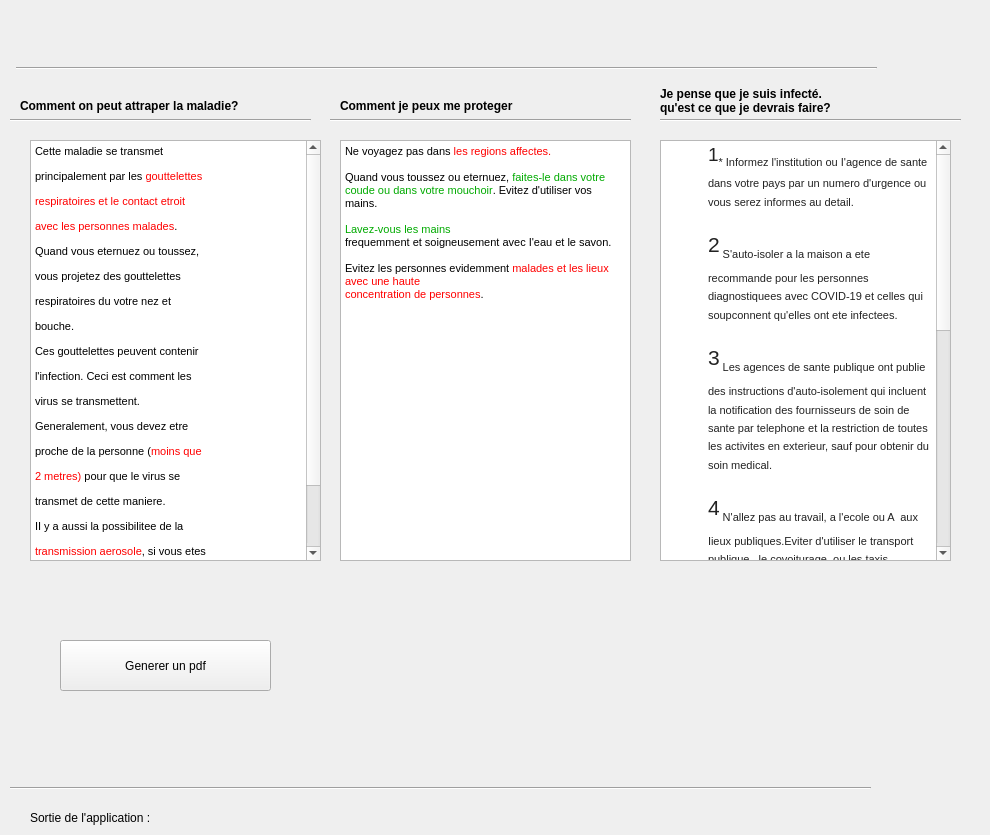
   <widget class="QWidget" name="tab_4">
    <attribute name="title">
     <string>Aide Covid-19</string>
    </attribute>
    <widget class="Line" name="line_16">
     <property name="geometry">
      <rect>
       <x>16</x>
       <y>60</y>
       <width>861</width>
       <height>16</height>
      </rect>
     </property>
     <property name="orientation">
      <enum>Qt::Horizontal</enum>
     </property>
    </widget>
    <widget class="QLabel" name="label_IDCongeEmploye_5">
     <property name="geometry">
      <rect>
       <x>20</x>
       <y>90</y>
       <width>321</width>
       <height>31</height>
      </rect>
     </property>
     <property name="font">
      <font>
       <weight>75</weight>
       <bold>true</bold>
      </font>
     </property>
     <property name="text">
      <string>Comment on peut attraper la maladie?</string>
     </property>
    </widget>
    <widget class="Line" name="line_17">
     <property name="geometry">
      <rect>
       <x>10</x>
       <y>780</y>
       <width>861</width>
       <height>16</height>
      </rect>
     </property>
     <property name="orientation">
      <enum>Qt::Horizontal</enum>
     </property>
    </widget>
    <widget class="QLabel" name="label_SortieApplicationMessage_4">
     <property name="geometry">
      <rect>
       <x>30</x>
       <y>810</y>
       <width>181</width>
       <height>16</height>
      </rect>
     </property>
     <property name="text">
      <string>Sortie de l'application :</string>
     </property>
    </widget>
    <widget class="QLabel" name="SortieApplicationPointage">
     <property name="geometry">
      <rect>
       <x>170</x>
       <y>810</y>
       <width>601</width>
       <height>16</height>
      </rect>
     </property>
     <property name="text">
      <string/>
     </property>
    </widget>
    <widget class="QLabel" name="label_RechercherPointageControl">
     <property name="geometry">
      <rect>
       <x>600</x>
       <y>140</y>
       <width>21</width>
       <height>21</height>
      </rect>
     </property>
     <property name="text">
      <string/>
     </property>
    </widget>
    <widget class="QLabel" name="label_105">
     <property name="geometry">
      <rect>
       <x>170</x>
       <y>10</y>
       <width>551</width>
       <height>51</height>
      </rect>
     </property>
     <property name="text">
      <string/>
     </property>
     <property name="pixmap">
      <pixmap>graphique.jpg</pixmap>
     </property>
    </widget>
    <widget class="Line" name="line_34">
     <property name="geometry">
      <rect>
       <x>10</x>
       <y>110</y>
       <width>301</width>
       <height>20</height>
      </rect>
     </property>
     <property name="orientation">
      <enum>Qt::Horizontal</enum>
     </property>
    </widget>
    <widget class="QTextEdit" name="textEdit_PaiementResponsable_5">
     <property name="geometry">
      <rect>
       <x>30</x>
       <y>140</y>
       <width>291</width>
       <height>421</height>
      </rect>
     </property>
     <property name="html">
      <string>&lt;!DOCTYPE HTML PUBLIC &quot;-//W3C//DTD HTML 4.0//EN&quot; &quot;http://www.w3.org/TR/REC-html40/strict.dtd&quot;&gt;
&lt;html&gt;&lt;head&gt;&lt;meta name=&quot;qrichtext&quot; content=&quot;1&quot; /&gt;&lt;style type=&quot;text/css&quot;&gt;
p, li { white-space: pre-wrap; }
&lt;/style&gt;&lt;/head&gt;&lt;body style=&quot; font-family:'MS Shell Dlg 2'; font-size:8pt; font-weight:400; font-style:normal;&quot;&gt;
&lt;p style=&quot; margin-top:12px; margin-bottom:12px; margin-left:0px; margin-right:0px; -qt-block-indent:0; text-indent:0px;&quot;&gt;&lt;span style=&quot; font-family:'MS Shell Dlg 2';&quot;&gt;Cette maladie se transmet&lt;/span&gt;&lt;/p&gt;
&lt;p style=&quot; margin-top:12px; margin-bottom:12px; margin-left:0px; margin-right:0px; -qt-block-indent:0; text-indent:0px;&quot;&gt;&lt;span style=&quot; font-family:'MS Shell Dlg 2';&quot;&gt;principalement par les &lt;/span&gt;&lt;span style=&quot; font-family:'MS Shell Dlg 2'; color:#ff0000;&quot;&gt;gouttelettes&lt;/span&gt;&lt;/p&gt;
&lt;p style=&quot; margin-top:12px; margin-bottom:12px; margin-left:0px; margin-right:0px; -qt-block-indent:0; text-indent:0px;&quot;&gt;&lt;span style=&quot; font-family:'MS Shell Dlg 2'; color:#ff0000;&quot;&gt;respiratoires et le contact etroit&lt;/span&gt;&lt;/p&gt;
&lt;p style=&quot; margin-top:12px; margin-bottom:12px; margin-left:0px; margin-right:0px; -qt-block-indent:0; text-indent:0px;&quot;&gt;&lt;span style=&quot; font-family:'MS Shell Dlg 2'; color:#ff0000;&quot;&gt;avec les personnes malades&lt;/span&gt;&lt;span style=&quot; font-family:'MS Shell Dlg 2';&quot;&gt;.&lt;/span&gt;&lt;/p&gt;
&lt;p style=&quot; margin-top:12px; margin-bottom:12px; margin-left:0px; margin-right:0px; -qt-block-indent:0; text-indent:0px;&quot;&gt;&lt;span style=&quot; font-family:'MS Shell Dlg 2';&quot;&gt;Quand vous eternuez ou toussez,&lt;/span&gt;&lt;/p&gt;
&lt;p style=&quot; margin-top:12px; margin-bottom:12px; margin-left:0px; margin-right:0px; -qt-block-indent:0; text-indent:0px;&quot;&gt;&lt;span style=&quot; font-family:'MS Shell Dlg 2';&quot;&gt;vous projetez des gouttelettes&lt;/span&gt;&lt;/p&gt;
&lt;p style=&quot; margin-top:12px; margin-bottom:12px; margin-left:0px; margin-right:0px; -qt-block-indent:0; text-indent:0px;&quot;&gt;&lt;span style=&quot; font-family:'MS Shell Dlg 2';&quot;&gt;respiratoires du votre nez et&lt;/span&gt;&lt;/p&gt;
&lt;p style=&quot; margin-top:12px; margin-bottom:12px; margin-left:0px; margin-right:0px; -qt-block-indent:0; text-indent:0px;&quot;&gt;&lt;span style=&quot; font-family:'MS Shell Dlg 2';&quot;&gt;bouche.&lt;/span&gt;&lt;/p&gt;
&lt;p style=&quot; margin-top:12px; margin-bottom:12px; margin-left:0px; margin-right:0px; -qt-block-indent:0; text-indent:0px;&quot;&gt;&lt;span style=&quot; font-family:'MS Shell Dlg 2';&quot;&gt;Ces gouttelettes peuvent contenir&lt;/span&gt;&lt;/p&gt;
&lt;p style=&quot; margin-top:12px; margin-bottom:12px; margin-left:0px; margin-right:0px; -qt-block-indent:0; text-indent:0px;&quot;&gt;&lt;span style=&quot; font-family:'MS Shell Dlg 2';&quot;&gt;l'infection. Ceci est comment les&lt;/span&gt;&lt;/p&gt;
&lt;p style=&quot; margin-top:12px; margin-bottom:12px; margin-left:0px; margin-right:0px; -qt-block-indent:0; text-indent:0px;&quot;&gt;&lt;span style=&quot; font-family:'MS Shell Dlg 2';&quot;&gt;virus se transmettent.&lt;/span&gt;&lt;/p&gt;
&lt;p style=&quot; margin-top:12px; margin-bottom:12px; margin-left:0px; margin-right:0px; -qt-block-indent:0; text-indent:0px;&quot;&gt;&lt;span style=&quot; font-family:'MS Shell Dlg 2';&quot;&gt;Generalement, vous devez etre&lt;/span&gt;&lt;/p&gt;
&lt;p style=&quot; margin-top:12px; margin-bottom:12px; margin-left:0px; margin-right:0px; -qt-block-indent:0; text-indent:0px;&quot;&gt;&lt;span style=&quot; font-family:'MS Shell Dlg 2';&quot;&gt;proche de la personne (&lt;/span&gt;&lt;span style=&quot; font-family:'MS Shell Dlg 2'; color:#ff0000;&quot;&gt;moins que&lt;/span&gt;&lt;/p&gt;
&lt;p style=&quot; margin-top:12px; margin-bottom:12px; margin-left:0px; margin-right:0px; -qt-block-indent:0; text-indent:0px;&quot;&gt;&lt;span style=&quot; font-family:'MS Shell Dlg 2'; color:#ff0000;&quot;&gt;2 metres)&lt;/span&gt;&lt;span style=&quot; font-family:'MS Shell Dlg 2';&quot;&gt; pour que le virus se&lt;/span&gt;&lt;/p&gt;
&lt;p style=&quot; margin-top:12px; margin-bottom:12px; margin-left:0px; margin-right:0px; -qt-block-indent:0; text-indent:0px;&quot;&gt;&lt;span style=&quot; font-family:'MS Shell Dlg 2';&quot;&gt;transmet de cette maniere.&lt;/span&gt;&lt;/p&gt;
&lt;p style=&quot; margin-top:12px; margin-bottom:12px; margin-left:0px; margin-right:0px; -qt-block-indent:0; text-indent:0px;&quot;&gt;&lt;span style=&quot; font-family:'MS Shell Dlg 2';&quot;&gt;II y a aussi la possibilitee de la&lt;/span&gt;&lt;/p&gt;
&lt;p style=&quot; margin-top:12px; margin-bottom:12px; margin-left:0px; margin-right:0px; -qt-block-indent:0; text-indent:0px;&quot;&gt;&lt;span style=&quot; font-family:'MS Shell Dlg 2'; color:#ff0000;&quot;&gt;transmission aerosole&lt;/span&gt;&lt;span style=&quot; font-family:'MS Shell Dlg 2';&quot;&gt;, si vous etes&lt;/span&gt;&lt;/p&gt;
&lt;p style=&quot; margin-top:12px; margin-bottom:12px; margin-left:0px; margin-right:0px; -qt-block-indent:0; text-indent:0px;&quot;&gt;&lt;span style=&quot; font-family:'MS Shell Dlg 2';&quot;&gt;exposé a une haute concentration&lt;/span&gt;&lt;/p&gt;
&lt;p style=&quot; margin-top:12px; margin-bottom:12px; margin-left:0px; margin-right:0px; -qt-block-indent:0; text-indent:0px;&quot;&gt;&lt;span style=&quot; font-family:'MS Shell Dlg 2';&quot;&gt;pour une longue duree du temps et&lt;/span&gt;&lt;/p&gt;
&lt;p style=&quot; margin-top:12px; margin-bottom:12px; margin-left:0px; margin-right:0px; -qt-block-indent:0; text-indent:0px;&quot;&gt;&lt;span style=&quot; font-family:'MS Shell Dlg 2';&quot;&gt;dans un environnement clos.&lt;/span&gt;&lt;/p&gt;&lt;/body&gt;&lt;/html&gt;</string>
     </property>
    </widget>
    <widget class="Line" name="line_35">
     <property name="geometry">
      <rect>
       <x>330</x>
       <y>110</y>
       <width>301</width>
       <height>20</height>
      </rect>
     </property>
     <property name="orientation">
      <enum>Qt::Horizontal</enum>
     </property>
    </widget>
    <widget class="QTextEdit" name="textEdit_PaiementResponsable_6">
     <property name="geometry">
      <rect>
       <x>340</x>
       <y>140</y>
       <width>291</width>
       <height>421</height>
      </rect>
     </property>
     <property name="html">
      <string>&lt;!DOCTYPE HTML PUBLIC &quot;-//W3C//DTD HTML 4.0//EN&quot; &quot;http://www.w3.org/TR/REC-html40/strict.dtd&quot;&gt;
&lt;html&gt;&lt;head&gt;&lt;meta name=&quot;qrichtext&quot; content=&quot;1&quot; /&gt;&lt;style type=&quot;text/css&quot;&gt;
p, li { white-space: pre-wrap; }
&lt;/style&gt;&lt;/head&gt;&lt;body style=&quot; font-family:'MS Shell Dlg 2'; font-size:8pt; font-weight:400; font-style:normal;&quot;&gt;
&lt;p style=&quot; margin-top:0px; margin-bottom:0px; margin-left:0px; margin-right:0px; -qt-block-indent:0; text-indent:0px;&quot;&gt;&lt;span style=&quot; font-family:'MS Shell Dlg 2';&quot;&gt;Ne voyagez pas dans &lt;/span&gt;&lt;span style=&quot; font-family:'MS Shell Dlg 2'; color:#ff0000;&quot;&gt;les regions affectes.&lt;/span&gt;&lt;/p&gt;
&lt;p style=&quot;-qt-paragraph-type:empty; margin-top:0px; margin-bottom:0px; margin-left:0px; margin-right:0px; -qt-block-indent:0; text-indent:0px; font-family:'MS Shell Dlg 2';&quot;&gt;&lt;br /&gt;&lt;/p&gt;
&lt;p style=&quot; margin-top:0px; margin-bottom:0px; margin-left:0px; margin-right:0px; -qt-block-indent:0; text-indent:0px;&quot;&gt;&lt;span style=&quot; font-family:'MS Shell Dlg 2';&quot;&gt;Quand vous toussez ou eternuez,&lt;/span&gt;&lt;span style=&quot; font-family:'MS Shell Dlg 2'; color:#00aa00;&quot;&gt; faites-le dans votre coude ou dans votre mouchoir&lt;/span&gt;&lt;span style=&quot; font-family:'MS Shell Dlg 2';&quot;&gt;. Evitez d'utiliser vos mains.&lt;/span&gt;&lt;/p&gt;
&lt;p style=&quot;-qt-paragraph-type:empty; margin-top:0px; margin-bottom:0px; margin-left:0px; margin-right:0px; -qt-block-indent:0; text-indent:0px; font-family:'MS Shell Dlg 2';&quot;&gt;&lt;br /&gt;&lt;/p&gt;
&lt;p style=&quot; margin-top:0px; margin-bottom:0px; margin-left:0px; margin-right:0px; -qt-block-indent:0; text-indent:0px;&quot;&gt;&lt;span style=&quot; font-family:'MS Shell Dlg 2'; color:#00aa00;&quot;&gt;Lavez-vous les mains&lt;/span&gt;&lt;/p&gt;
&lt;p style=&quot; margin-top:0px; margin-bottom:0px; margin-left:0px; margin-right:0px; -qt-block-indent:0; text-indent:0px;&quot;&gt;&lt;span style=&quot; font-family:'MS Shell Dlg 2';&quot;&gt;frequemment et soigneusement avec I'eau et le savon.&lt;/span&gt;&lt;/p&gt;
&lt;p style=&quot;-qt-paragraph-type:empty; margin-top:0px; margin-bottom:0px; margin-left:0px; margin-right:0px; -qt-block-indent:0; text-indent:0px; font-family:'MS Shell Dlg 2';&quot;&gt;&lt;br /&gt;&lt;/p&gt;
&lt;p style=&quot; margin-top:0px; margin-bottom:0px; margin-left:0px; margin-right:0px; -qt-block-indent:0; text-indent:0px;&quot;&gt;&lt;span style=&quot; font-family:'MS Shell Dlg 2';&quot;&gt;Evitez les personnes evidemment &lt;/span&gt;&lt;span style=&quot; font-family:'MS Shell Dlg 2'; color:#ff0000;&quot;&gt;malades et les lieux avec une haute&lt;/span&gt;&lt;/p&gt;
&lt;p style=&quot; margin-top:0px; margin-bottom:0px; margin-left:0px; margin-right:0px; -qt-block-indent:0; text-indent:0px;&quot;&gt;&lt;span style=&quot; font-family:'MS Shell Dlg 2'; color:#ff0000;&quot;&gt;concentration de personnes&lt;/span&gt;&lt;span style=&quot; font-family:'MS Shell Dlg 2';&quot;&gt;.&lt;/span&gt;&lt;/p&gt;
&lt;p style=&quot;-qt-paragraph-type:empty; margin-top:0px; margin-bottom:0px; margin-left:0px; margin-right:0px; -qt-block-indent:0; text-indent:0px; font-family:'MS Shell Dlg 2';&quot;&gt;&lt;br /&gt;&lt;/p&gt;&lt;/body&gt;&lt;/html&gt;</string>
     </property>
    </widget>
    <widget class="QTextEdit" name="textEdit_PaiementResponsable_7">
     <property name="geometry">
      <rect>
       <x>660</x>
       <y>140</y>
       <width>291</width>
       <height>421</height>
      </rect>
     </property>
     <property name="html">
      <string>&lt;!DOCTYPE HTML PUBLIC &quot;-//W3C//DTD HTML 4.0//EN&quot; &quot;http://www.w3.org/TR/REC-html40/strict.dtd&quot;&gt;
&lt;html&gt;&lt;head&gt;&lt;meta name=&quot;qrichtext&quot; content=&quot;1&quot; /&gt;&lt;style type=&quot;text/css&quot;&gt;
p, li { white-space: pre-wrap; }
&lt;/style&gt;&lt;/head&gt;&lt;body style=&quot; font-family:'MS Shell Dlg 2'; font-size:8pt; font-weight:400; font-style:normal;&quot;&gt;
&lt;p style=&quot; margin-top:0px; margin-bottom:0px; margin-left:43px; margin-right:0px; -qt-block-indent:0; text-indent:0px; line-height:102%; background-color:#ffffff;&quot;&gt;&lt;span style=&quot; font-family:'Arial','Helvetica','sans-serif'; font-size:22pt; color:#222222; background-color:#ffffff; vertical-align:super;&quot;&gt;1&lt;/span&gt;&lt;span style=&quot; font-family:'Arial','Helvetica','sans-serif'; font-size:12pt; color:#222222; background-color:#ffffff; vertical-align:super;&quot;&gt;* Informez l'institution ou I'agence de sante dans votre pays par un numero d'urgence ou vous serez informes au detail. &lt;/span&gt;&lt;/p&gt;
&lt;p style=&quot;-qt-paragraph-type:empty; margin-top:0px; margin-bottom:0px; margin-left:43px; margin-right:0px; -qt-block-indent:0; text-indent:0px; line-height:102%; font-family:'Arial','Helvetica','sans-serif'; font-size:12pt; color:#222222; background-color:#ffffff; vertical-align:super;&quot;&gt;&lt;br /&gt;&lt;/p&gt;
&lt;p style=&quot; margin-top:0px; margin-bottom:0px; margin-left:43px; margin-right:0px; -qt-block-indent:0; text-indent:0px; line-height:102%; background-color:#ffffff;&quot;&gt;&lt;span style=&quot; font-family:'Arial','Helvetica','sans-serif'; font-size:24pt; color:#222222; background-color:#ffffff; vertical-align:super;&quot;&gt;2&lt;/span&gt;&lt;span style=&quot; font-family:'Arial','Helvetica','sans-serif'; font-size:12pt; color:#222222; background-color:#ffffff; vertical-align:super;&quot;&gt; S'auto-isoler a la maison a ete recommande pour les personnes diagnostiquees avec COVID-19 et celles qui soupconnent qu'elles ont ete infectees. &lt;/span&gt;&lt;/p&gt;
&lt;p style=&quot;-qt-paragraph-type:empty; margin-top:0px; margin-bottom:0px; margin-left:43px; margin-right:0px; -qt-block-indent:0; text-indent:0px; line-height:102%; font-family:'Arial','Helvetica','sans-serif'; font-size:12pt; color:#222222; background-color:#ffffff; vertical-align:super;&quot;&gt;&lt;br /&gt;&lt;/p&gt;
&lt;p style=&quot; margin-top:0px; margin-bottom:0px; margin-left:43px; margin-right:0px; -qt-block-indent:0; text-indent:0px; line-height:102%; background-color:#ffffff;&quot;&gt;&lt;span style=&quot; font-family:'Arial','Helvetica','sans-serif'; font-size:24pt; color:#222222; background-color:#ffffff; vertical-align:super;&quot;&gt;3&lt;/span&gt;&lt;span style=&quot; font-family:'Arial','Helvetica','sans-serif'; font-size:12pt; color:#222222; background-color:#ffffff; vertical-align:super;&quot;&gt; Les agences de sante publique ont publie des instructions d'auto-isolement qui incluent la notification des fournisseurs de soin de sante par telephone et la restriction de toutes les activites en exterieur, sauf pour obtenir du soin medical. &lt;/span&gt;&lt;/p&gt;
&lt;p style=&quot;-qt-paragraph-type:empty; margin-top:0px; margin-bottom:0px; margin-left:43px; margin-right:0px; -qt-block-indent:0; text-indent:0px; line-height:102%; font-family:'Arial','Helvetica','sans-serif'; font-size:12pt; color:#222222; background-color:#ffffff; vertical-align:super;&quot;&gt;&lt;br /&gt;&lt;/p&gt;
&lt;p style=&quot; margin-top:0px; margin-bottom:0px; margin-left:43px; margin-right:0px; -qt-block-indent:0; text-indent:0px; line-height:102%; background-color:#ffffff;&quot;&gt;&lt;span style=&quot; font-family:'Arial','Helvetica','sans-serif'; font-size:24pt; color:#222222; background-color:#ffffff; vertical-align:super;&quot;&gt;4&lt;/span&gt;&lt;span style=&quot; font-family:'Arial','Helvetica','sans-serif'; font-size:12pt; color:#222222; background-color:#ffffff; vertical-align:super;&quot;&gt; N'allez pas au travail, a l'ecole ou A  aux Iieux publiques.Eviter d'utiliser le transport publique , le covoiturage, ou les taxis.&lt;/span&gt;&lt;/p&gt;
&lt;p style=&quot;-qt-paragraph-type:empty; margin-top:0px; margin-bottom:0px; margin-left:43px; margin-right:0px; -qt-block-indent:0; text-indent:0px; line-height:102%; font-family:'Arial','Helvetica','sans-serif'; font-size:12pt; color:#222222; background-color:#ffffff; vertical-align:super;&quot;&gt;&lt;br /&gt;&lt;/p&gt;
&lt;p style=&quot;-qt-paragraph-type:empty; margin-top:0px; margin-bottom:0px; margin-left:43px; margin-right:0px; -qt-block-indent:0; text-indent:0px; line-height:102%; font-family:'Arial','Helvetica','sans-serif'; font-size:12pt; color:#222222; background-color:#ffffff; vertical-align:super;&quot;&gt;&lt;br /&gt;&lt;/p&gt;
&lt;table border=&quot;0&quot; style=&quot; border-color:#000000; margin-top:0px; margin-bottom:0px; margin-left:0px; margin-right:0px; border-collapse:collapse;&quot; cellspacing=&quot;2&quot; cellpadding=&quot;0&quot; bgcolor=&quot;#ffffff&quot;&gt;
&lt;tr&gt;
&lt;td bgcolor=&quot;#ffffff&quot;&gt;
&lt;p style=&quot; margin-top:0px; margin-bottom:0px; margin-left:7px; margin-right:19px; -qt-block-indent:0; text-indent:0px; line-height:14.4px;&quot;&gt;&lt;span style=&quot; font-family:'Arial','Helvetica','sans-serif'; font-size:24pt; color:#222222; background-color:#ffffff; vertical-align:super;&quot;&gt;5&lt;/span&gt;&lt;span style=&quot; font-family:'Arial','Helvetica','sans-serif'; font-size:12pt; color:#222222; background-color:#ffffff; vertical-align:super;&quot;&gt; Ceux qui ont recemment voyage dans un pays ou la transmission est rapandue, ou qui ont ete en contact direct avec une personne diagnostiquee avec COVID-19, ont ete invites par les agences gouvernementales de sante a s'auto-mettre en quarantaine ou a pratiquer l'eloignement social pendant 14 jours, en les comptant du moment de la derniere&lt;/span&gt;&lt;/p&gt;
&lt;p style=&quot; margin-top:3px; margin-bottom:0px; margin-left:7px; margin-right:0px; -qt-block-indent:0; text-indent:0px; line-height:14.4px;&quot;&gt;&lt;span style=&quot; font-family:'Arial','Helvetica','sans-serif'; font-size:12pt; color:#222222; background-color:#ffffff; vertical-align:super;&quot;&gt;exposition possible.&lt;/span&gt;&lt;/p&gt;&lt;/td&gt;&lt;/tr&gt;&lt;/table&gt;
&lt;p style=&quot; margin-top:0px; margin-bottom:17px; margin-left:0px; margin-right:0px; -qt-block-indent:0; text-indent:0px; line-height:21.6px; background-color:#ffffff;&quot;&gt;&lt;span style=&quot; font-family:'Arial','Helvetica','sans-serif'; font-size:12pt; color:#222222; background-color:#ffffff; vertical-align:super;&quot;&gt; &lt;/span&gt;&lt;/p&gt;
&lt;p style=&quot; margin-top:0px; margin-bottom:0px; margin-left:43px; margin-right:14px; -qt-block-indent:0; text-indent:0px; line-height:21.6px; background-color:#ffffff;&quot;&gt;&lt;span style=&quot; font-family:'Arial','Helvetica','sans-serif'; font-size:24pt; color:#222222; background-color:#ffffff; vertical-align:super;&quot;&gt;6&lt;/span&gt;&lt;span style=&quot; font-family:'Arial','Helvetica','sans-serif'; font-size:12pt; color:#222222; background-color:#ffffff; vertical-align:super;&quot;&gt; Les tentatives pour soulager les symptomes comprennent la prise reguliere de medicaments contre le rhume (en vente libre), la consommation de beaucoup de liquides et le repos. Selon la gravite des symptomes, meme une oxygenotherapie, une&lt;/span&gt;&lt;/p&gt;
&lt;p style=&quot; margin-top:0px; margin-bottom:0px; margin-left:43px; margin-right:21px; -qt-block-indent:0; text-indent:0px; line-height:21.6px; background-color:#ffffff;&quot;&gt;&lt;span style=&quot; font-family:'Arial','Helvetica','sans-serif'; font-size:12pt; color:#222222; background-color:#ffffff; vertical-align:super;&quot;&gt;administration intraveineuse de liquides ou un soutien respiratoire peuvent etre necessaires.&lt;/span&gt;&lt;/p&gt;&lt;/body&gt;&lt;/html&gt;</string>
     </property>
    </widget>
    <widget class="Line" name="line_36">
     <property name="geometry">
      <rect>
       <x>660</x>
       <y>110</y>
       <width>301</width>
       <height>20</height>
      </rect>
     </property>
     <property name="orientation">
      <enum>Qt::Horizontal</enum>
     </property>
    </widget>
    <widget class="QLabel" name="label_IDCongeEmploye_11">
     <property name="geometry">
      <rect>
       <x>340</x>
       <y>90</y>
       <width>321</width>
       <height>31</height>
      </rect>
     </property>
     <property name="font">
      <font>
       <weight>75</weight>
       <bold>true</bold>
      </font>
     </property>
     <property name="text">
      <string>Comment je peux me proteger</string>
     </property>
    </widget>
    <widget class="QLabel" name="label_IDCongeEmploye_12">
     <property name="geometry">
      <rect>
       <x>660</x>
       <y>80</y>
       <width>321</width>
       <height>41</height>
      </rect>
     </property>
     <property name="font">
      <font>
       <weight>75</weight>
       <bold>true</bold>
      </font>
     </property>
     <property name="text">
      <string>Je pense que je suis infecté.
qu'est ce que je devrais faire?</string>
     </property>
    </widget>
    <widget class="QPushButton" name="pushButton_NettoyerPaiement_3">
     <property name="geometry">
      <rect>
       <x>60</x>
       <y>640</y>
       <width>211</width>
       <height>51</height>
      </rect>
     </property>
     <property name="text">
      <string>Generer un pdf</string>
     </property>
    </widget>
   </widget>
